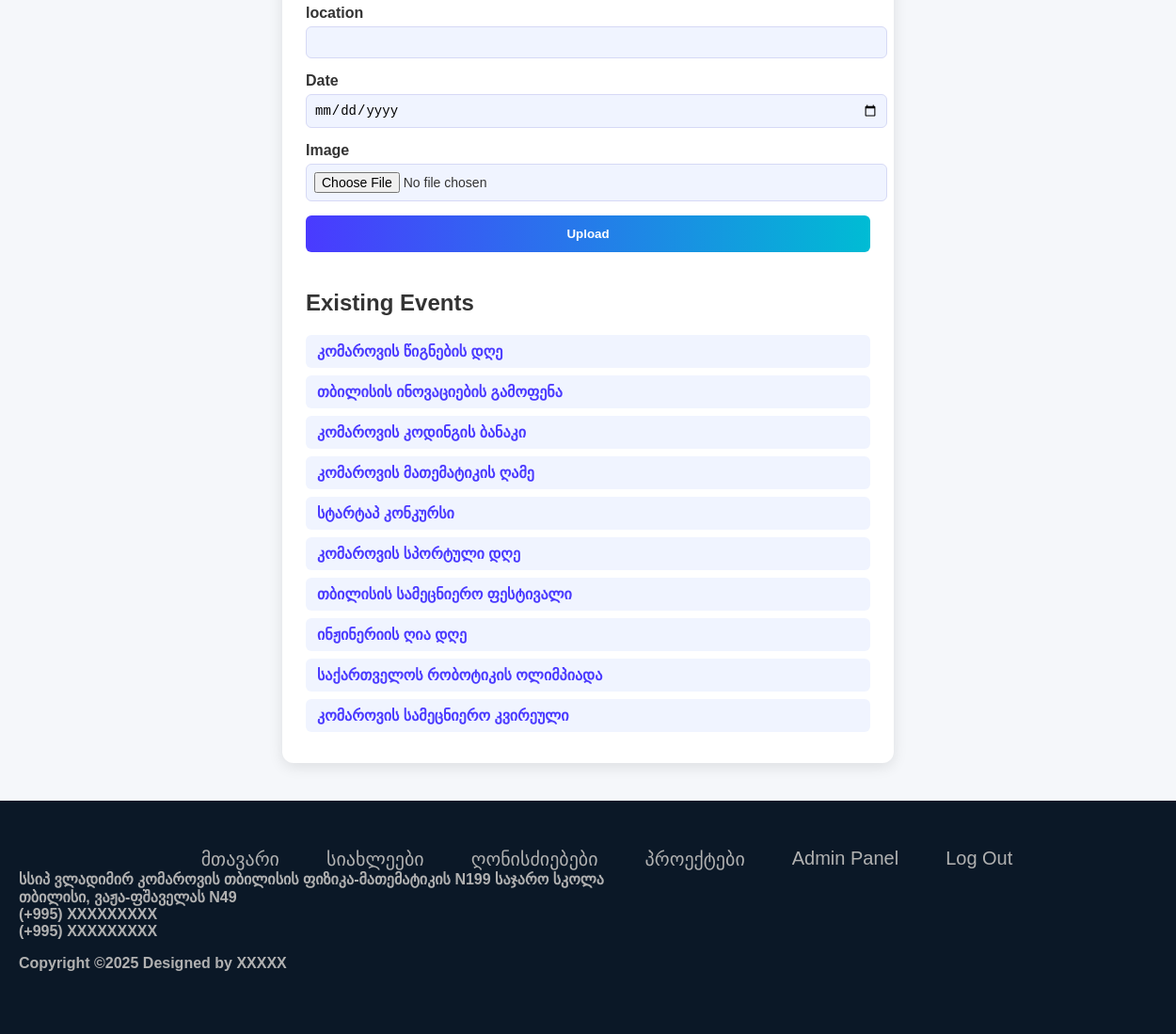
Page /adminpanel/events (signed in, lower part) on the earlier database version.
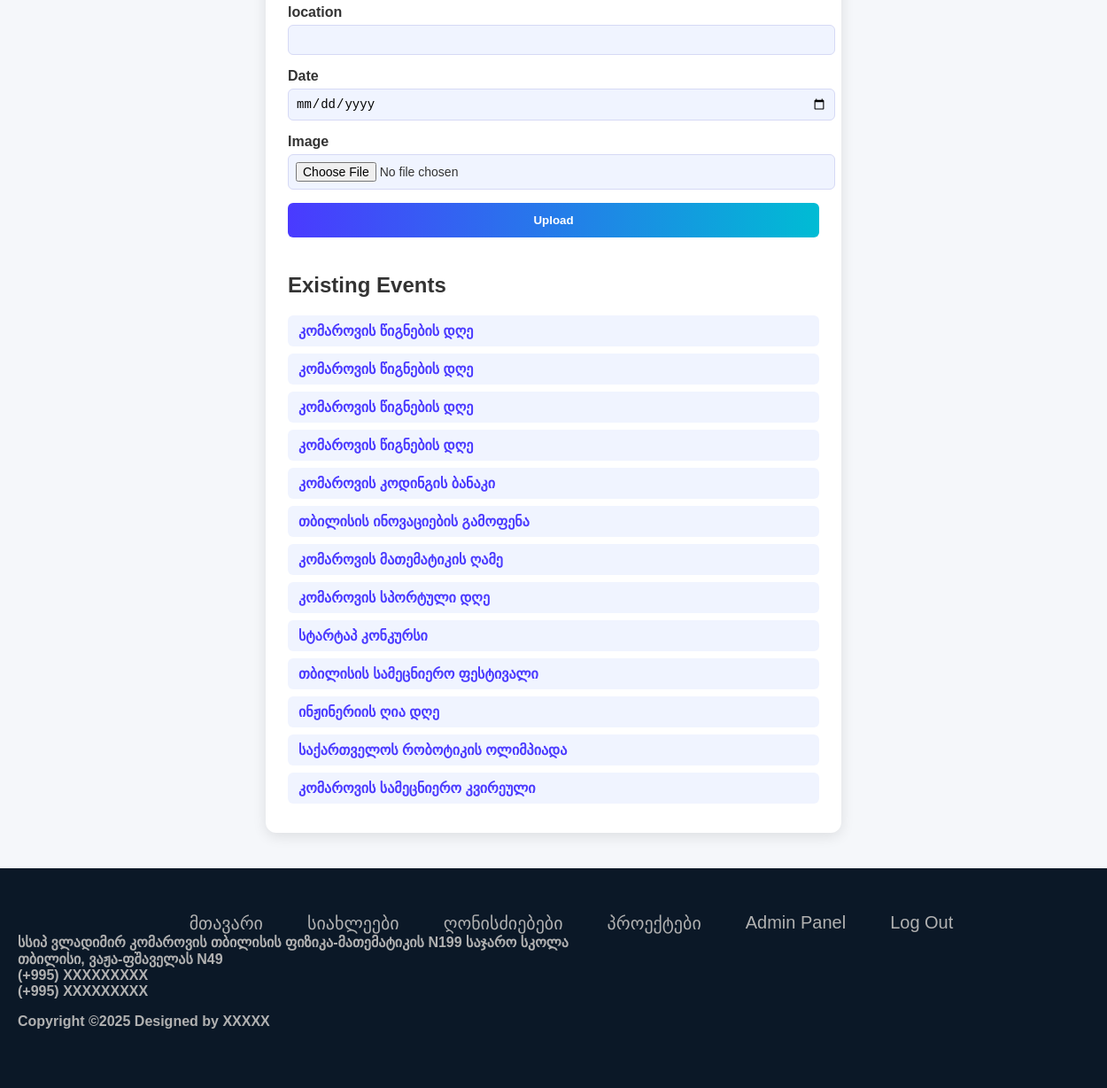
Same page on the later database version.
### models.py (models this page shows, shortened)
class Events(db.Model):
    id = db.Column(db.Integer, primary_key=True)
    title = db.Column(db.String(500), nullable=False)
    description = db.Column(db.Text)
    registration_link = db.Column(db.String(500))
    location = db.Column(db.String(500))
    image = db.Column(db.String(200))
    event_date = db.Column(db.DateTime)
    date_added = db.Column(db.DateTime, default=datetime.utcnow)

### routes.py (the view, shortened to what this page needs)
@app.route("/adminpanel/events", methods=['GET', 'POST'])
@login_required
def add_events():
    form = NewEvent()
    allEvents = Events.query.order_by(Events.date_added.desc())
    return render_template('add_events.html', form=form, events=allEvents)

### forms.py
class NewEvent(FlaskForm):
    title = StringField('Title', validators=[DataRequired(), Length(min=1, max=500)])
    description = StringField('Description', validators=[DataRequired()], widget=TextArea())
    registration_link = StringField("Registration Link", validators=[DataRequired()])
    location = StringField('location', validators=[DataRequired(), Length(min=1, max=500)])
    image = FileField('Image', validators=[FileAllowed(['jpg', 'jpeg', 'png', 'gif'], 'Images only!')])
    event_date = DateField('Date', format='%Y-%m-%d', validators=[DataRequired()])
    submit = SubmitField('Upload')

### models.py (called while the page is built)
@login_manager.user_loader
def load_user(user_id):
    return User.query.get(user_id)

### templates/add_events.html (shortened to what this page needs)
{% extends "base.html" %} {% block head %}
<link
  rel="stylesheet"
  href="{{ url_for('static', filename='css/add_events.css') }}"
/>
{% endblock %} {% block content %}
<div class="form-container">
  <form method="POST" action="" enctype="multipart/form-data">
    <div class="form-group">
      <label>{{ form.location.label }}</label>
      {{ form.location(class="form-control") }}
    </div>
    <div class="form-group">
      <label>{{ form.event_date.label }}</label>
      {{ form.event_date(class="form-control") }}
    </div>
    <div class="form-group">
      <label>{{ form.image.label }}</label>
      {{ form.image(class="form-control") }}
    </div>
    {{ form.submit(class="btn-submit") }}
  </form>
  <div class="events-list">
    <h2>Existing Events</h2>
    {% for event in events %}
    <a href="{{ url_for('update_event', id=event.id) }}">{{ event.title }}</a>
    {% endfor %}
  </div>
</div>
{% endblock %}

### templates/base.html (shortened to what this page needs)
<!doctype html>
<html lang="en-US">
  <head>
    <link
      rel="stylesheet"
      href="{{ url_for('static', filename='css/fonts.css') }}"
    />
    <link
      rel="stylesheet"
      href="{{ url_for('static', filename='css/main.css') }}"
    />
    <link
      rel="stylesheet"
      href="{{ url_for('static', filename='css/footer.css') }}"
    />
    {% block head %} {% endblock%}
  </head>
  <body>
    <main>{% block content %} {% endblock%}</main>
    <footer class="footer-container">
      <div class="links">
        <a href="{{url_for('home')}}">მთავარი</a>
        <a href="{{url_for('all_news')}}">სიახლეები</a>
        <a href="{{url_for('events')}}">ღონისძიებები</a>
        <a href="{{url_for('projects')}}">პროექტები</a>
        {% if current_user.role=="admin" %}
        <a href="{{ url_for('adminpanel') }}">Admin Panel</a>
        <a href="/logout" role="button">Log Out</a>
        {% else %}
        <a href="/login" role="button">Log In</a>{% endif %}
      </div>
      <div class="contacts">
        <span>
          სსიპ ვლადიმირ კომაროვის თბილისის ფიზიკა-მათემატიკის N199 საჯარო სკოლა
        </span>
        <span> თბილისი, ვაჟა-ფშაველას N49 </span>
        <span> (+995) XXXXXXXXX </span>
        <span> (+995) XXXXXXXXX </span>
      </div>
      <div class="footer-bottom">
        <p>Copyright &copy;2025 Designed by XXXXX</p>
      </div>
    </footer>
  </body>
</html>

### static/css/main.css (style rules this page uses)
html, body { margin: 0; height: 100%; padding: 0; display: flex; flex-direction: column; background-color: rgb(251, 251, 252); font-family: "BpgIngiriArial", Arial, Helvetica, sans-serif; }
main { flex: 1; }

### static/css/footer.css (style rules this page uses)
span, p { color: rgb(177, 177, 177); font-weight: bold; }
a { text-decoration: none; }
.footer-container { background-color: #0b1827; padding: 50px 20px; width: 100%; }
.contacts { display: flex; flex-direction: column; }
.links { display: flex; justify-content: center; gap: 50px; }
.links a { color: rgb(177, 177, 177); font-size: 20px; }

### static/css/add_events.css (style rules this page uses)
body { background-color: #f5f7fa; font-family: Arial, sans-serif; color: #333; }
.form-container { max-width: 600px; margin: 40px auto; padding: 25px; background-color: #ffffff; border-radius: 12px; box-shadow: 0px 4px 15px rgba(0, 0, 0, 0.1); }
.form-group { margin-bottom: 15px; }
.form-group label { display: block; margin-bottom: 5px; font-weight: bold; }
.form-group input, .form-group textarea { width: 100%; padding: 8px; border-radius: 6px; border: 1px solid #d6d9f5; background-color: #f0f4ff; font-size: 14px; }
.btn-submit { width: 100%; padding: 12px 0; background: linear-gradient(90deg, #4a3aff, #00bcd4); color: white; border: none; font-weight: bold; border-radius: 6px; cursor: pointer; transition: 0.3s ease; }
.events-list { margin-top: 40px; }
.events-list a { display: block; padding: 8px 12px; margin-bottom: 8px; background-color: #f0f4ff; border-radius: 6px; color: #4a3aff; text-decoration: none; font-weight: bold; transition: 0.3s ease; }

Differences in the rows shown:
added Events: title "კომაროვის წიგნების დღე"
added Events: title "კომაროვის წიგნების დღე"
added Events: title "კომაროვის წიგნების დღე"
changed Events "კომაროვის კოდინგის ბანაკი": moves up the list
changed Events "კომაროვის სპორტული დღე": moves up the list
